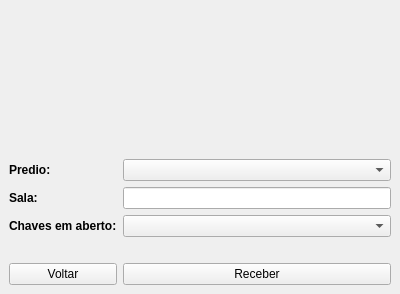
<?xml version="1.0" encoding="UTF-8"?>
<ui version="4.0">
 <class>receber</class>
 <widget class="QMainWindow" name="receber">
  <property name="geometry">
   <rect>
    <x>0</x>
    <y>0</y>
    <width>400</width>
    <height>294</height>
   </rect>
  </property>
  <property name="windowTitle">
   <string>Receber Chave</string>
  </property>
  <property name="windowIcon">
   <iconset resource="logo.qrc">
    <normaloff>:/icon/ufpel.png</normaloff>:/icon/ufpel.png</iconset>
  </property>
  <widget class="QWidget" name="centralwidget">
   <layout class="QGridLayout" name="gridLayout">
    <item row="4" column="0">
     <widget class="QLabel" name="label_2">
      <property name="font">
       <font>
        <weight>75</weight>
        <bold>true</bold>
       </font>
      </property>
      <property name="text">
       <string>Chaves em aberto:</string>
      </property>
     </widget>
    </item>
    <item row="6" column="1">
     <widget class="QPushButton" name="but_rec">
      <property name="text">
       <string>Receber</string>
      </property>
     </widget>
    </item>
    <item row="2" column="1">
     <widget class="QComboBox" name="combo_pred"/>
    </item>
    <item row="0" column="0" colspan="2">
     <widget class="QLabel" name="label">
      <property name="text">
       <string>&lt;html&gt;&lt;head/&gt;&lt;body&gt;&lt;p&gt;&lt;img src=&quot;:/logo/logo_ufpel.png&quot;/&gt;&lt;/p&gt;&lt;/body&gt;&lt;/html&gt;</string>
      </property>
     </widget>
    </item>
    <item row="5" column="0" colspan="2">
     <spacer name="horizontalSpacer_2">
      <property name="orientation">
       <enum>Qt::Horizontal</enum>
      </property>
      <property name="sizeHint" stdset="0">
       <size>
        <width>379</width>
        <height>20</height>
       </size>
      </property>
     </spacer>
    </item>
    <item row="4" column="1">
     <widget class="QComboBox" name="combo_chav"/>
    </item>
    <item row="6" column="0">
     <widget class="QPushButton" name="but_canc">
      <property name="text">
       <string>Voltar</string>
      </property>
     </widget>
    </item>
    <item row="1" column="0" colspan="2">
     <spacer name="horizontalSpacer">
      <property name="orientation">
       <enum>Qt::Horizontal</enum>
      </property>
      <property name="sizeHint" stdset="0">
       <size>
        <width>379</width>
        <height>20</height>
       </size>
      </property>
     </spacer>
    </item>
    <item row="2" column="0">
     <widget class="QLabel" name="label_3">
      <property name="font">
       <font>
        <weight>75</weight>
        <bold>true</bold>
       </font>
      </property>
      <property name="text">
       <string>Predio:</string>
      </property>
     </widget>
    </item>
    <item row="3" column="0">
     <widget class="QLabel" name="label_4">
      <property name="font">
       <font>
        <weight>75</weight>
        <bold>true</bold>
       </font>
      </property>
      <property name="text">
       <string>Sala:</string>
      </property>
     </widget>
    </item>
    <item row="3" column="1">
     <widget class="QLineEdit" name="lineEdit"/>
    </item>
   </layout>
  </widget>
 </widget>
 <resources>
  <include location="logo.qrc"/>
 </resources>
 <connections/>
</ui>
